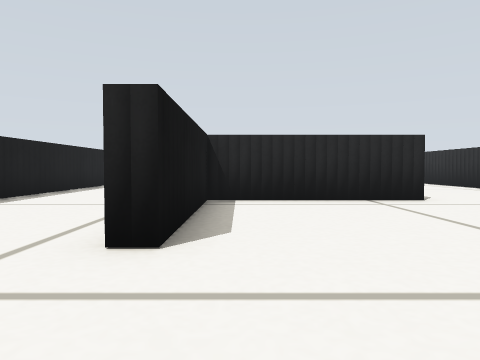
View 1 (above)

14 first-person views from a walk through a robot-simulator world made for Gazebo. The camera is 0.15 m above the floor, tilts 2° down and sees 70° across. The floor is counted in squares, 0.2 m on a side. Each view is taken from the middle of a square. On the plan, view 1 faces up. The plan holds only what a view shows up to about 11 squares ahead; the rest is blank.

View 2
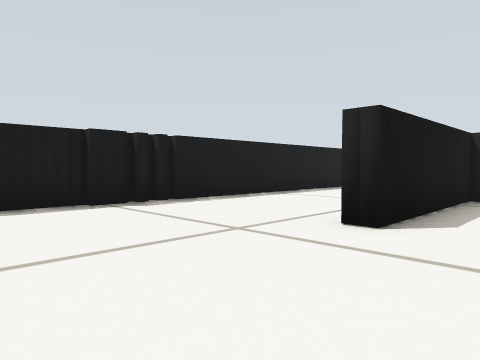

View 3
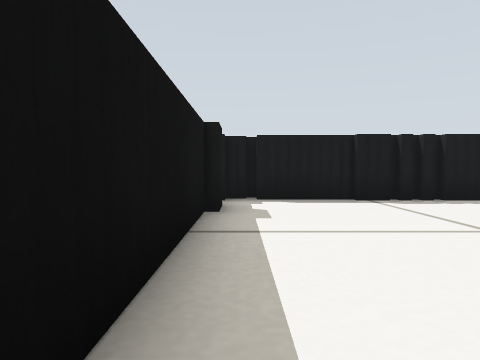

View 4
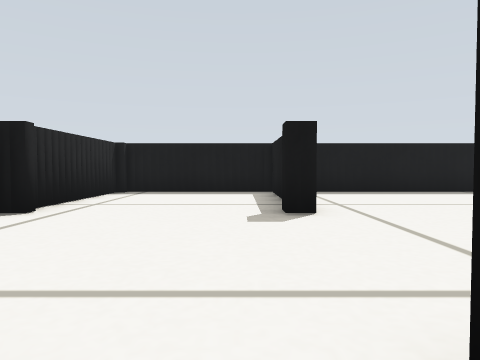

View 5
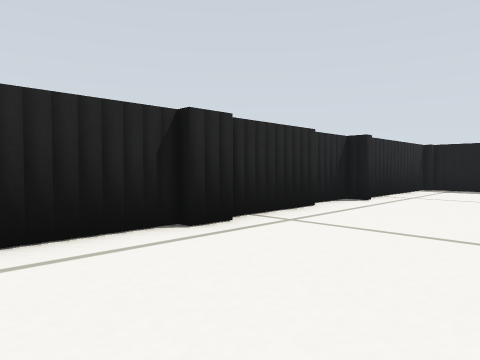

View 6
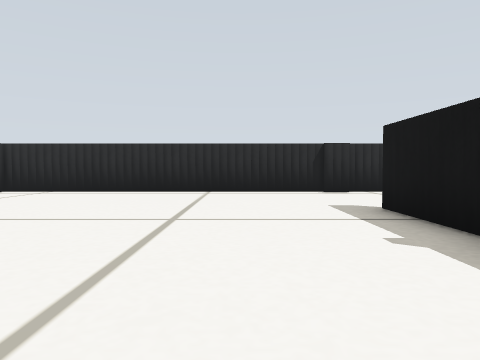

View 7
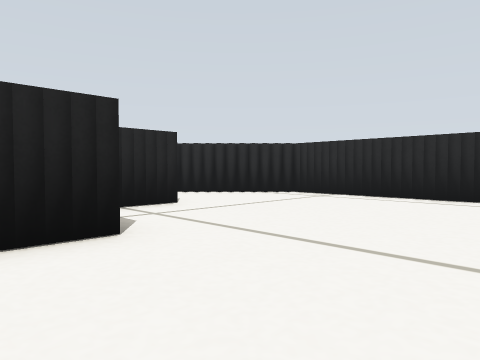

View 8
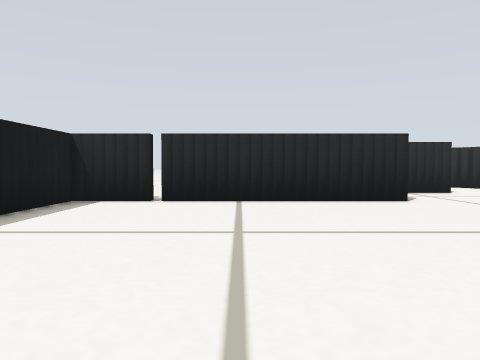

View 9
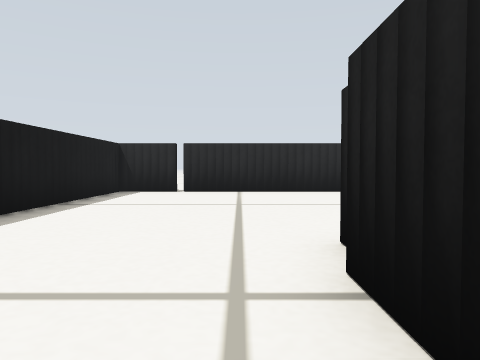

View 10
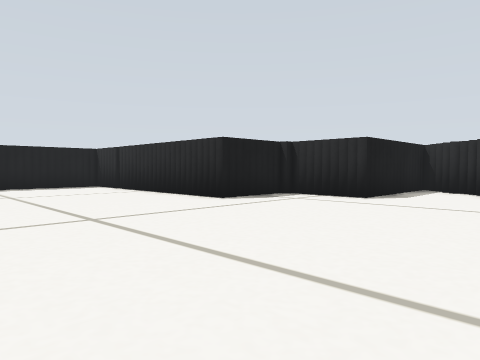

View 11
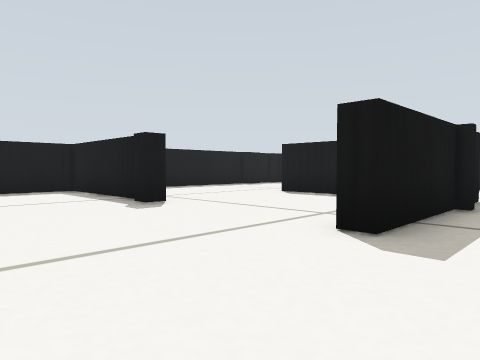

View 12
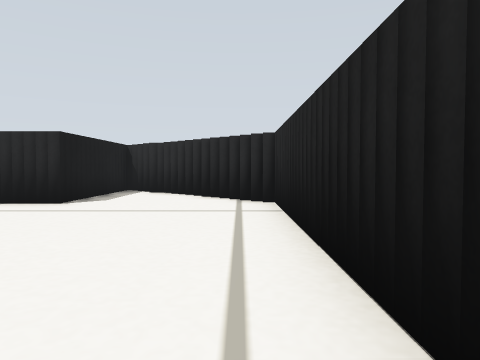

View 13
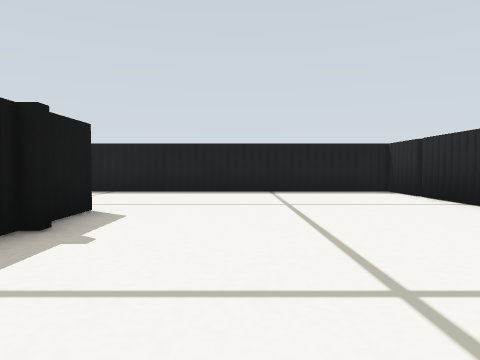

View 14
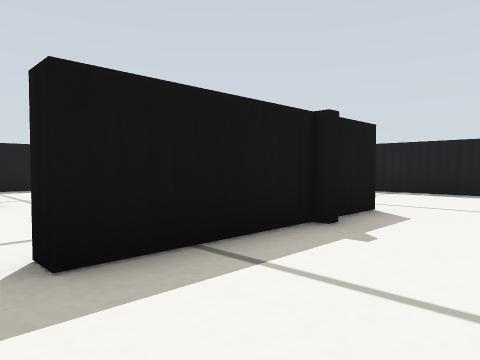

### Floor plan
Points are (right, up) in squares from view 1. A wall is a line through its corners. A room is listed if a view was taken in it or the views show most of it. See-through windows are left out.
Room 1 (views 1, 2, 3, 4, 5, 6, 7, 8, 9, 10, 11, 12, 13, 14)
walls: (-1.1, 8.4) (4.3, 8.4) (4.3, 7.9) (-0.7, 7.9) (-0.7, 3.2) (-1.2, 3.2); (-1.2, 6) (-1.2, 7.5); (3.6, 3.4) (4.3, 3.4) (4.3, 2.9); (8.5, 7.6) (8.5, 8.5); (4, 2.5) (4, -1.6) (8.5, -1.6); (8.8, 5.1) (8.8, 18.5); (1.8, 17.9) (1.8, 15.7) (-3.8, 15.7); (-3.9, 15.7) (-5.7, 15.7) (-5.7, 3.6); (9, 3.4) (9, 4.9); (-5.7, 2.5) (-5.7, 1.6); (-6, 1.8) (-6, -0.6); (-3.8, -1.6) (2.9, -1.6); (-4.8, -1.3) (-3.8, -1.3); (8.8, -1.4) (8.8, 2.8); (-6.2, -0.8) (-6.2, -1.4); (5.8, 21.4) (5.2, 21.4); (4.3, 22) (4.3, 18.2) (2, 18.2)
ways out: gap at (-4, 16)

Where each view was taken, in squares from view 1:
view 1: 0 up, 0 right, facing up
view 2: 1 down, 1 right, facing up-left
view 3: 1 down, 2 right, facing left
view 4: 9 up, 5 right, facing down
view 5: 11 up, 5 right, facing down-right
view 6: 11 up, 2 left, facing right
view 7: 12 up, 0 right, facing up-right
view 8: 8 up, 2 left, facing up
view 9: 5 up, 2 left, facing up
view 10: 10 up, 8 right, facing up-left
view 11: 10 up, 8 right, facing down-left
view 12: 11 up, 8 right, facing up
view 13: 11 up, 5 right, facing left
view 14: 11 up, 5 right, facing down-left
